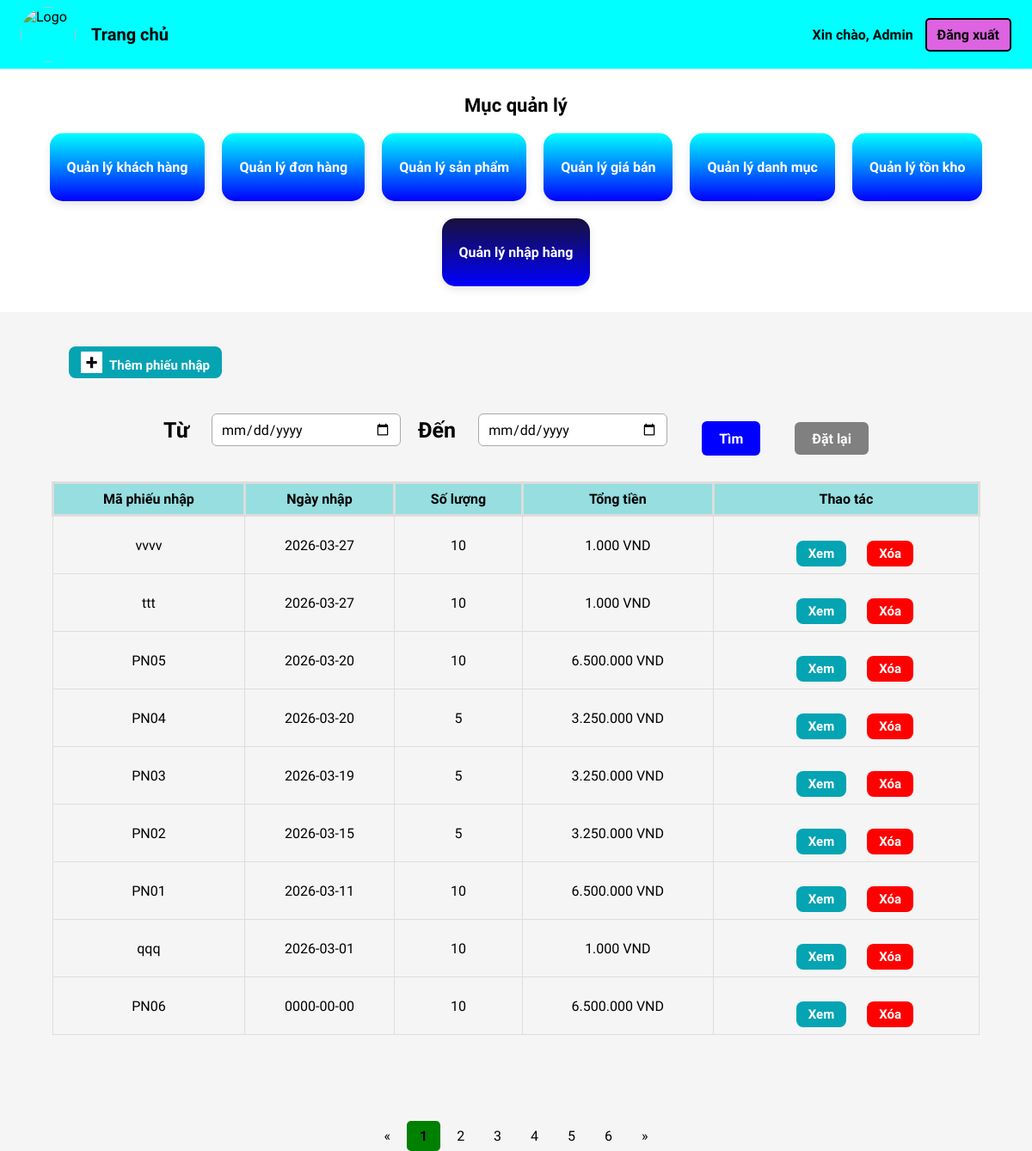
The app's page /admin/quanlynhaphang.php, older data.
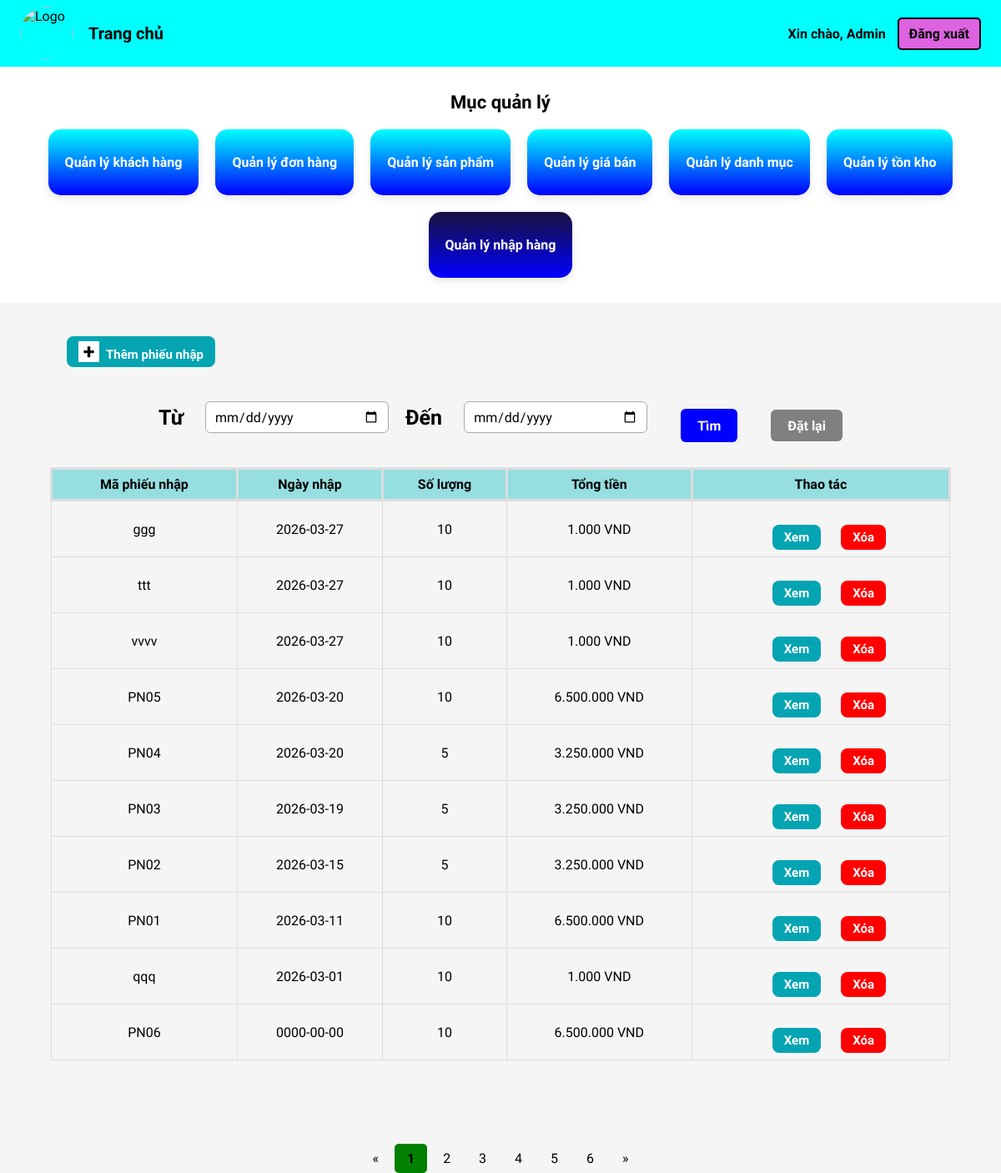
The same page, newer data.
### tables this page shows
CREATE TABLE `purchase_receipts` (
  `id` int(11) NOT NULL,
  `receipt_code` varchar(20) DEFAULT NULL,
  `import_date` date DEFAULT NULL,
  `total_quantity` int(11) DEFAULT 0,
  `total_value` decimal(12,2) DEFAULT 0.00
);

### admin/quanlynhaphang.php (the view, shortened to what this page needs)
<?php
$conn = new mysqli("localhost","root","","hobbystore");
$conn->set_charset("utf8");
$from = isset($_GET['from']) ? $_GET['from'] : "";
$to = isset($_GET['to']) ? $_GET['to'] : "";
$sql = "SELECT * FROM purchase_receipts WHERE 1";
$sql .= " ORDER BY import_date DESC";
$result = $conn->query($sql);
?>
<!DOCTYPE php>
<php lang="en">
<head>
  <link rel="stylesheet" href="assets/css/style.css">
  <link rel="stylesheet" href="assets/css/settings.css">
  <link rel="stylesheet" href="assets/css/product-page.css">
  <link rel="stylesheet" href="assets/css/view-cart.css">
  <link rel="stylesheet" href="https://cdnjs.cloudflare.com/ajax/libs/font-awesome/6.5.0/css/all.min.css">
</head>
<nav class="navbar">
  <div class="nav-left">
    <a href="admin.php" class="logo-link">
      <img src="assets/img/logo.png" alt="Logo" class="navbar-logo">
    </a>
    <a href="admin.php" class="nav-home">Trang chủ</a>
  </div>
  <div class="nav-right">
    <span class="hello">Xin chào, Admin</span>
    <a href="adminlogin.php" class="logout-btn">Đăng xuất</a>
  </div>
</nav>
<body>
<section class="overview-menu">
  <h2>Mục quản lý</h2>
  <div class="menu-grid">
  <a href="customer.php">
    <div class="menu-card">
      <h3>Quản lý khách hàng</h3>
    </div>
    </a>
    <a href="shiping.php">
    <div class="menu-card">
      <h3>Quản lý đơn hàng</h3>
    </div>
    </a>
    <a href="quanlysp.php">
    <div class="menu-card" >
      <h3>Quản lý sản phẩm</h3>
    </div>
    </a>
    <a href="lndm.php">
    <div class="menu-card" >
      <h3>Quản lý giá bán</h3>
    </div>
    </a>
    <a href="quanlydm.php">
    <div class="menu-card" >
      <h3>Quản lý danh mục</h3>
    </div>
    </a>
    <a href="tracuusoluong.php">
    <div class="menu-card" ">
      <h3>Quản lý tồn kho</h3>
    </div>
    </a>
    <a href="quanlynhaphang.php">
    <div class="menu-card" style="background: linear-gradient(to bottom,#19113b,blue);">
      <h3>Quản lý nhập hàng</h3>
    </div>
    </a>
  </div>
</section>
<form action="thempn.php" method="get" class="themsp">
<button type="submit" class="bt-them"><i class="fa-solid fa-plus"></i>Thêm phiếu nhập</button>
</form>
	<div class="search-box">
  <form action="quanlynhaphang.php" class="search-advanced">
    <label style="font-size:25px;">Từ</label>
<input type="date" name="from" value="<?php echo $from; ?>">
<label style="font-size:25px;">Đến</label>
<input type="date" name="to" value="<?php echo $to; ?>">
<button type="submit" class="btn-tim">Tìm</button>
<a href="quanlynhaphang.php">
<button type="button" style="height:38px;background:gray;">Đặt lại</button>
</a>
</form>
	<table>
    <tr>
        <th>Mã phiếu nhập</th>
        <th>Ngày nhập</th>
        <th>Số lượng</th>
        <th>Tổng tiền</th>
        <th>Thao tác</th>
    </tr>
    <?php
    if ($result->num_rows > 0) {
        while($row = $result->fetch_assoc()) {
            $code = htmlspecialchars($row["receipt_code"]);
            echo "<tr>";
            echo "<td>" . $code . "</td>";
            echo "<td>" . $row["import_date"] . "</td>";
            echo "<td>" . $row["total_quantity"] . "</td>";
            echo "<td>" . number_format($row["total_value"], 0, ',', '.') . " VND</td>";
            echo "<td>
                <a href='xempn.php?code=" . urlencode($row["receipt_code"]) . "'>
                    <button class='bt-them' style='background:#04a4b3;'>Xem</button>
                </a>
                <a href='quanlynhaphang.php?xoa=" . urlencode($row["receipt_code"]) . "' onclick=\"return confirm('Bạn có chắc muốn xóa phiếu nhập này?')\">
                    <button class='bt-them' style='background:red;'>Xóa</button>
                </a>
            </td>";
            echo "</tr>";
        }
    } else {
        echo "<tr><td colspan='5'>Không có dữ liệu</td></tr>";
    }
    ?>
	</table>
<div class="pagination" style="margin-top:100px;margin-bottom:50px;">
  <a href="quanlynhaphang.php">&laquo;</a>
  <a href="quanlynhaphang.php" class="active">1</a>
  <a href="quanlynhaphang.php">2</a>
  <a href="quanlynhaphang.php">3</a>
  <a href="quanlynhaphang.php">4</a>
  <a href="quanlynhaphang.php">5</a>
  <a href="quanlynhaphang.php">6</a>
  <a href="quanlynhaphang.php">&raquo;</a>
</div>
</body>
</php>

Row changes from the older to the newer data that the page shows:
added purchase_receipts: receipt_code "ggg", import_date "2026-03-27", total_quantity "10", total_value "1.000"
shown differently, row unchanged: purchase_receipts "ttt": moves up the list
